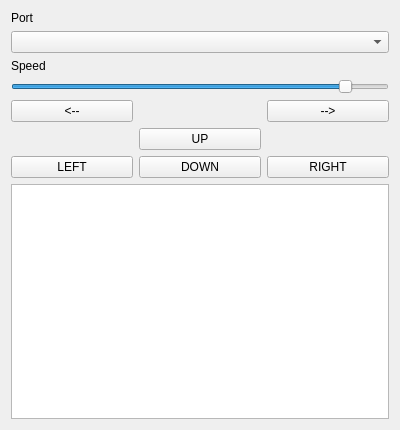
<?xml version="1.0" encoding="UTF-8"?>
<ui version="4.0">
 <class>MainWindow</class>
 <widget class="QMainWindow" name="MainWindow">
  <property name="geometry">
   <rect>
    <x>0</x>
    <y>0</y>
    <width>400</width>
    <height>430</height>
   </rect>
  </property>
  <property name="windowTitle">
   <string>MainWindow</string>
  </property>
  <widget class="QWidget" name="centralWidget">
   <layout class="QVBoxLayout" name="verticalLayout">
    <item>
     <widget class="QLabel" name="label_2">
      <property name="text">
       <string>Port</string>
      </property>
     </widget>
    </item>
    <item>
     <widget class="QComboBox" name="comboBox">
      <property name="focusPolicy">
       <enum>Qt::NoFocus</enum>
      </property>
     </widget>
    </item>
    <item>
     <widget class="QLabel" name="label">
      <property name="text">
       <string>Speed</string>
      </property>
     </widget>
    </item>
    <item>
     <widget class="QSlider" name="speed">
      <property name="maximum">
       <number>2000</number>
      </property>
      <property name="singleStep">
       <number>20</number>
      </property>
      <property name="pageStep">
       <number>200</number>
      </property>
      <property name="value">
       <number>1800</number>
      </property>
      <property name="orientation">
       <enum>Qt::Horizontal</enum>
      </property>
     </widget>
    </item>
    <item>
     <layout class="QHBoxLayout" name="horizontalLayout">
      <item>
       <widget class="QPushButton" name="slower">
        <property name="text">
         <string>&lt;--</string>
        </property>
       </widget>
      </item>
      <item>
       <widget class="QLabel" name="speedLabel">
        <property name="text">
         <string/>
        </property>
       </widget>
      </item>
      <item>
       <widget class="QPushButton" name="faster">
        <property name="text">
         <string>--&gt;</string>
        </property>
       </widget>
      </item>
     </layout>
    </item>
    <item>
     <layout class="QGridLayout" name="gridLayout">
      <item row="1" column="1">
       <widget class="QPushButton" name="down">
        <property name="text">
         <string>DOWN</string>
        </property>
        <property name="shortcut">
         <string>Down</string>
        </property>
       </widget>
      </item>
      <item row="1" column="0">
       <widget class="QPushButton" name="left">
        <property name="text">
         <string>LEFT</string>
        </property>
        <property name="shortcut">
         <string>Left</string>
        </property>
       </widget>
      </item>
      <item row="1" column="2">
       <widget class="QPushButton" name="right">
        <property name="text">
         <string>RIGHT</string>
        </property>
        <property name="shortcut">
         <string>Right</string>
        </property>
       </widget>
      </item>
      <item row="0" column="1">
       <widget class="QPushButton" name="up">
        <property name="text">
         <string>UP</string>
        </property>
        <property name="shortcut">
         <string>Up</string>
        </property>
       </widget>
      </item>
     </layout>
    </item>
    <item>
     <widget class="QTextEdit" name="textEdit"/>
    </item>
   </layout>
  </widget>
 </widget>
 <layoutdefault spacing="6" margin="11"/>
 <resources/>
 <connections/>
</ui>
